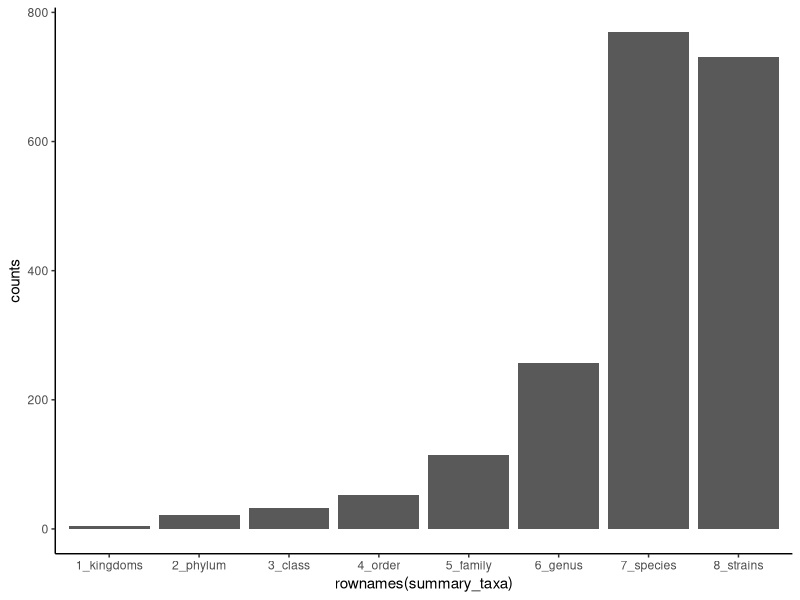
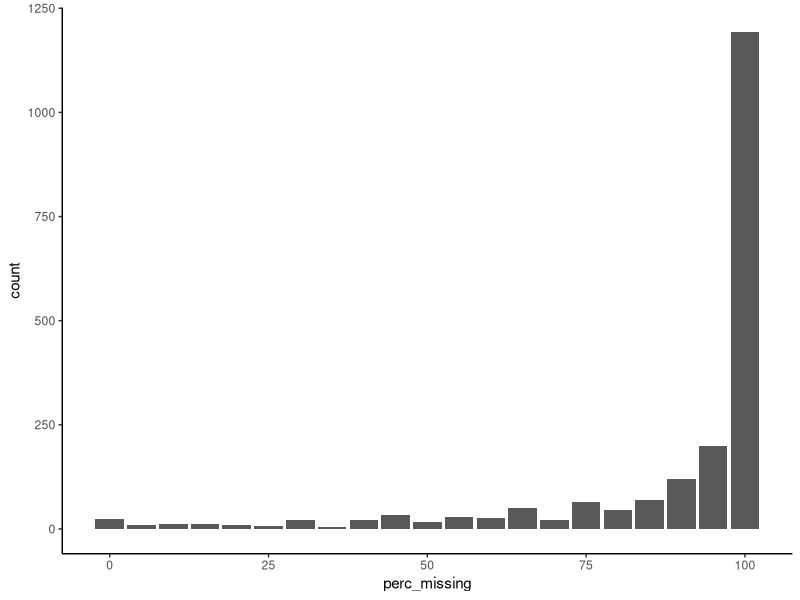
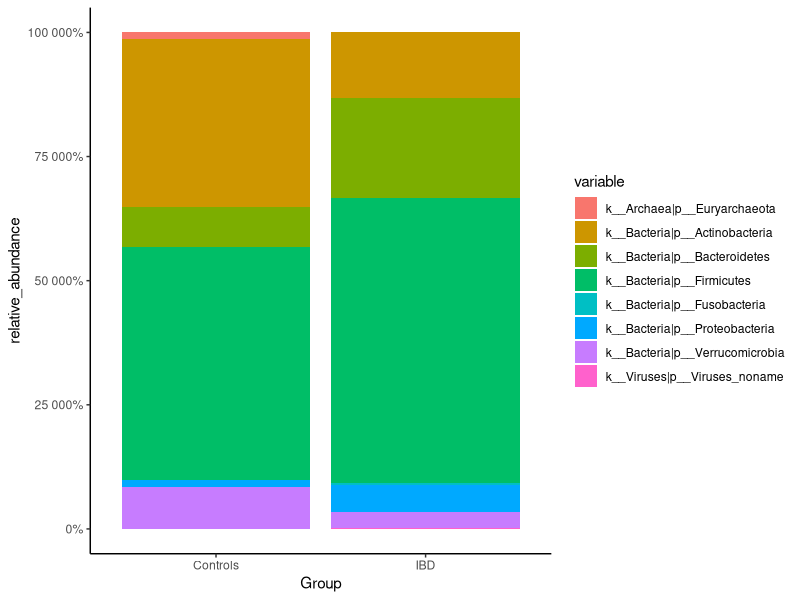
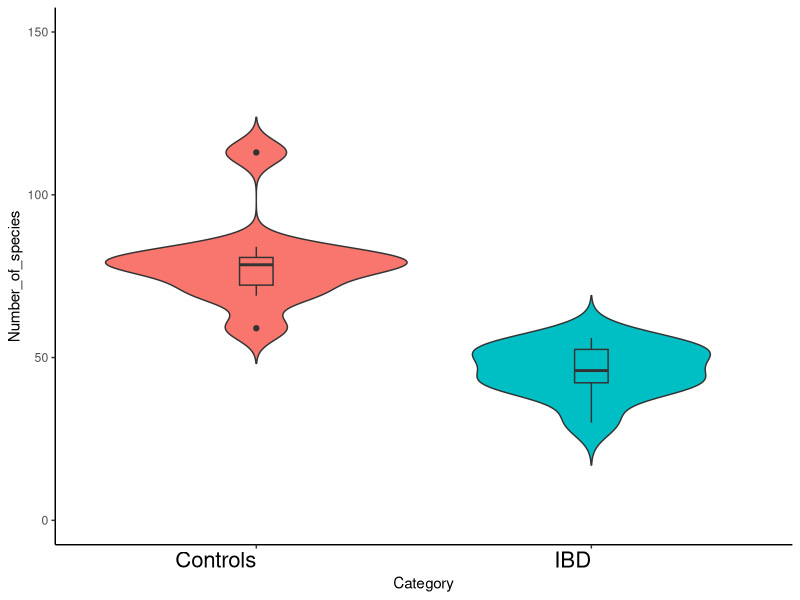
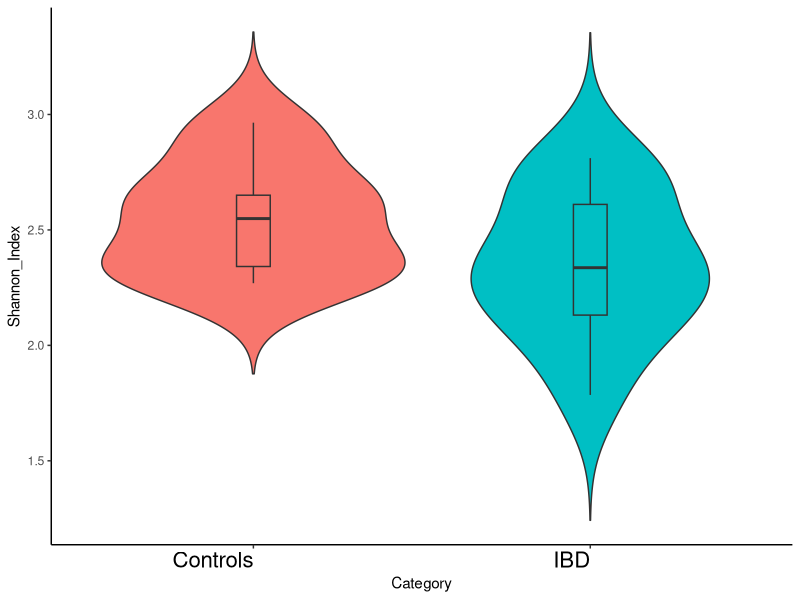
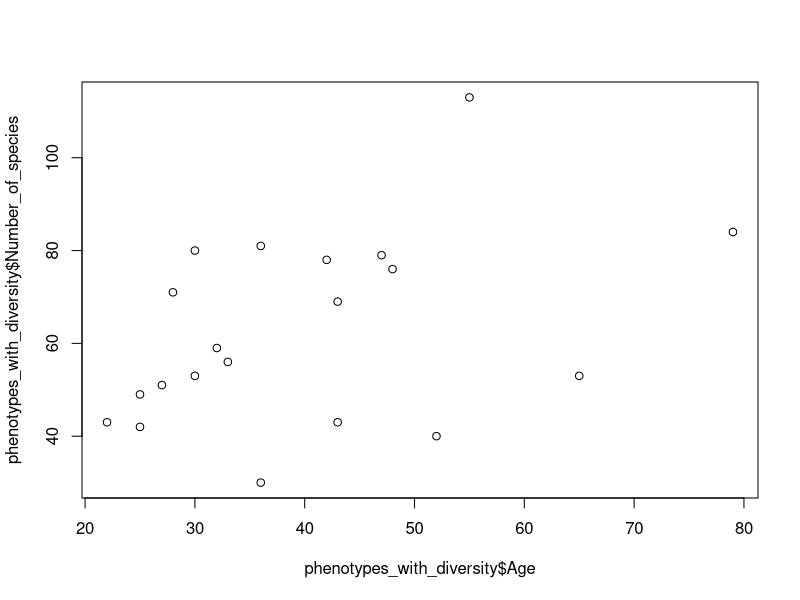
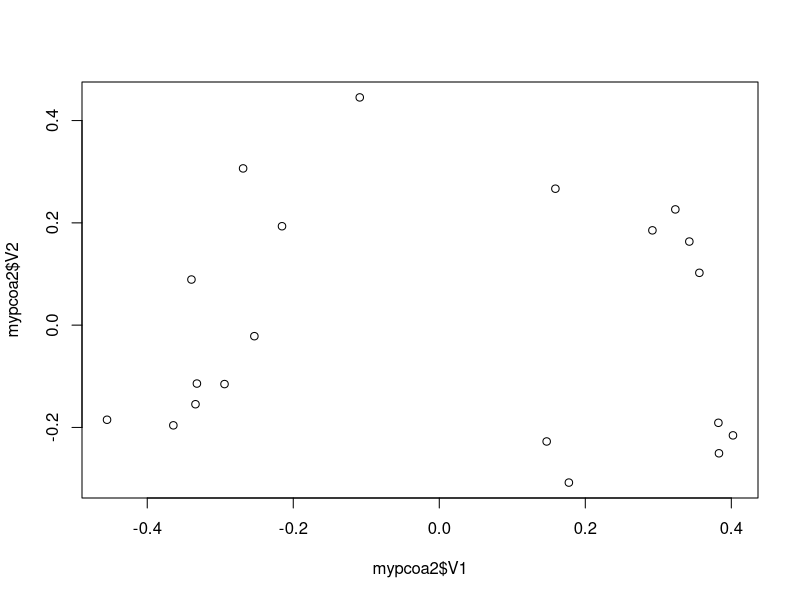
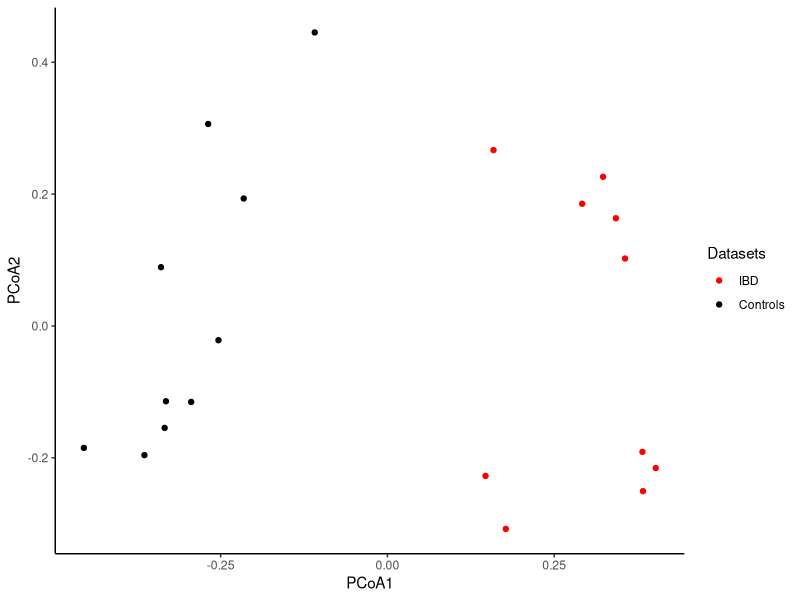

These charts were generated, in order, by the following R code:
setwd("~/Desktop/Course/")
library (ggplot2)
library(scales)
library(reshape2)
library (vegan)
library(foreach)
#Upload data
bacteria=read.table("./Microbiome.txt", sep="\t", header=T, row.names = 1)
phenotypes= read.table("./Phenotypes.txt", sep="\t", header=T, row.names = 1)
# Trick to check the data: Samples in columns, taxonomy in rows 
head (row.names(bacteria))
head (colnames(bacteria))
dim (bacteria)
# Set variables to zero
kingdoms=0
phylum=0
class=0
order=0
family=0
genus=0
species=0
strains=0
# List all rownames
taxas = rownames(bacteria)
# Get first 5
mini=head(taxas)
# Split pipes 
strsplit(mini, "\\|")
# Count different levels. 
for (i in taxas){
  if (length (unlist(strsplit(i, "\\|"))) == 1){
    kingdoms=kingdoms +1
  }else if (length (unlist(strsplit(i, "\\|"))) == 2) {
    phylum=phylum +1
  } else if (length (unlist(strsplit(i, "\\|"))) == 3) {
    class=class +1
  } else if (length (unlist(strsplit(i, "\\|"))) == 4) {
    order=order +1
  } else if (length (unlist(strsplit(i, "\\|"))) == 5) {
    family=family +1
  } else if (length (unlist(strsplit(i, "\\|"))) == 6) {
    genus=genus +1 
  } else if (length (unlist(strsplit(i, "\\|"))) == 7) {
    species=species +1
  } else if (length (unlist(strsplit(i, "\\|"))) == 8){
    strains=strains +1
  }
}
#Put results in a table
summary_taxa=as.data.frame(c(kingdoms,phylum,class,order,family,genus,species,strains), row.names = c("1_kingdoms","2_phylum","3_class","4_order","5_family","6_genus","7_species","8_strains"))
colnames(summary_taxa)="counts"
#Plot counts
ggplot(summary_taxa, aes(rownames(summary_taxa),counts)) + geom_bar(stat = "identity") +theme_classic()

##Traspose to calculate stats per columns 
transposed_bacteria=as.data.frame(t(bacteria))

##Let's calculate the mean values per the first taxa, in this case, Kingdom Archaea
mean(transposed_bacteria[,1])

## Check the number of non 0's values
sum (transposed_bacteria[,1]!=0)

my_results=matrix(ncol = 5, nrow=ncol(transposed_bacteria)) 
taxonomy_abundance <- function(taxonomy_table) {
  ##Function to calculate mean excluding 0 values
  nzmean <- function(a){
    mean(a[a!=0])
  }
  ##Function to calculate nº of 0
  zsum <- function(a){
    sum (a==0)
  }
  ##Function to calculate nº of non-0
  nsum <- function(a){
    sum (a!=0)
  }
  ## Loop for each column (taxonomy) in the taxonomy table
  for (i in 1:ncol(taxonomy_table)) {
    #Calculate mean for each column
    aa = mean(taxonomy_table[,i])
    #Calculate number of non-zeros (individuals)
    bb = nsum(taxonomy_table[,i])
    #Calculate mean without taking into account the 0
    cc = nzmean(taxonomy_table[,i])
    #Calculate number of zeros 
    dd = zsum(taxonomy_table[,i])
    ee= (dd/(dd+bb))*100
    my_results[i,1] = aa
    my_results[i,2] = bb
    my_results[i,3] = cc
    my_results[i,4] = dd
    my_results[i,5] = ee
  }
  return(my_results)
}
my_results=as.data.frame(taxonomy_abundance(transposed_bacteria))
rownames(my_results) = colnames(transposed_bacteria)
colnames(my_results) = c("Mean","N_of_non-0", "Non-0_Mean", "N_of_0", "perc_missing") 

# Plot percentage of missingness
ggplot(my_results, aes(perc_missing)) + geom_bar() +theme_classic()

my_results_filtered=my_results[my_results$perc_missing<90,]
list_to_keep=as.vector(row.names(my_results_filtered))
bacteria_2_keep=bacteria[list_to_keep,]
taxas = rownames(bacteria_2_keep)
#Filter 
list_species=list()
for (i in taxas){
  if (length (unlist(strsplit(i, "\\|"))) == 7){
    list_species=c( list_species,i)
  }
}
species_table=bacteria_2_keep[unlist(list_species), ]

list_phylum=list()
for (i in taxas){
  if (length (unlist(strsplit(i, "\\|"))) == 2){
    list_phylum=c( list_phylum,i)
  }
}
phyla_table=bacteria_2_keep[unlist(list_phylum), ]
#phyla_results=my_results[unlist(list_phylum), ]

phyla_pheno=merge(phenotypes, t(phyla_table), by="row.names")
phyla_pheno$Sex=NULL
phyla_pheno$PFReads=NULL
phyla_pheno$Age=NULL
phyla_pheno$BMI=NULL
phyla_pheno$Smoking=NULL
phyla_pheno$PPI=NULL
melt_phyla=melt(phyla_pheno)
ggplot(melt_phyla, aes(DiagnosisCurrent, as.numeric (value))) + geom_bar (aes(fill = variable), stat = "identity") + theme_classic() + xlab("Group") + ylab("relative_abundance")  + scale_y_continuous(labels = percent_format())

#Calculate Alpha-diversity Shannon index (go back to sp)

transposed_species=as.data.frame(t(species_table))
alpha_shannon <- as.data.frame(diversity(transposed_species, index="shannon"))
colnames(alpha_shannon)[1] <- "Shannon_Index"
num_sp=data.frame(SID=character(), Number_of_Species=integer(), stringsAsFactors=FALSE)
for (i in 1:nrow(transposed_species)) {
  num_sp[i,1]=rownames(transposed_species)[i]
  num_sp[i,2]=sum(transposed_species[i,]!=0)
}
num_sp=as.data.frame(num_sp)
row.names(num_sp)=num_sp$SID
colnames(num_sp)=c("SID","Number_of_species")
phenotypes_with_diversity=merge(phenotypes,num_sp, by="row.names")
rownames(phenotypes_with_diversity)=phenotypes_with_diversity$Row.names
phenotypes_with_diversity$Row.names=NULL

phenotypes_with_diversity=merge(phenotypes_with_diversity,alpha_shannon, by="row.names")
rownames(phenotypes_with_diversity)=phenotypes_with_diversity$Row.names
phenotypes_with_diversity$Row.names=NULL
phenotypes_with_diversity$SID=NULL

ggplot(phenotypes_with_diversity, aes(DiagnosisCurrent, as.numeric(Number_of_species), fill = DiagnosisCurrent)) + labs (y="Number_of_species", x="Category") + geom_violin(trim=FALSE) + geom_boxplot(width = 0.1) + theme_classic() + theme(legend.position="none") + theme(axis.text.x = element_text(hjust = 1, size=16,color="black")) + ylim(0,150)

ggplot(phenotypes_with_diversity, aes(DiagnosisCurrent, as.numeric(Shannon_Index), fill = DiagnosisCurrent)) + labs (y="Shannon_Index", x="Category") + geom_violin(trim=FALSE) + geom_boxplot(width = 0.1) + theme_classic() + theme(legend.position="none") + theme(axis.text.x = element_text(hjust = 1, size=16,color="black"))

wilcox.test(phenotypes_with_diversity$Number_of_species ~ phenotypes_with_diversity$DiagnosisCurrent)
wilcox.test(phenotypes_with_diversity$Shannon_Index ~ phenotypes_with_diversity$DiagnosisCurrent)

## Check correlation between phenotypes and bacterial divesity
cor.test (phenotypes_with_diversity$Age, phenotypes_with_diversity$Number_of_species)
plot (phenotypes_with_diversity$Age, phenotypes_with_diversity$Number_of_species)
## Are the results the same when we test the correlations per each cohort?
IBD=subset(phenotypes_with_diversity,phenotypes_with_diversity$DiagnosisCurrent=="IBD")
Controls=subset(phenotypes_with_diversity,phenotypes_with_diversity$DiagnosisCurrent=="Controls")
cor.test(IBD$Age, IBD$Number_of_species, method = "spearman")
#beta diversity

beta<- vegdist(transposed_species, method="bray")
mypcoa=cmdscale(beta, k = 5)
mypcoa2=as.data.frame(mypcoa)
plot(mypcoa2$V1,mypcoa2$V2)

phenotypes_with_diversity=merge(phenotypes_with_diversity,mypcoa2,by="row.names")
phenotypes_with_diversity$color="black"
phenotypes_with_diversity[  phenotypes_with_diversity$DiagnosisCurrent=="IBD",]$color <- "red"
ggplot (phenotypes_with_diversity, aes(V1, V2, geom="blank", colour=color)) + geom_point () + scale_color_identity ("Datasets", breaks=phenotypes_with_diversity$color, labels=phenotypes_with_diversity$DiagnosisCurrent, guide="legend") + theme_classic() + labs(x="PCoA1", y="PCoA2")

example_NMDS=metaMDS(transposed_species, k=2)
stressplot(example_NMDS)
plot(example_NMDS)
ordiplot(example_NMDS,type="n")
##orditorp(example_NMDS,display="species",col="red",air=0.01)
orditorp(example_NMDS,display="sites",cex=1.25,air=0.01)
ordihull(example_NMDS,groups=phenotypes_with_diversity$DiagnosisCurrent,draw="polygon",col="grey90",label=F)
fit <- envfit(example_NMDS, phenotypes , perm = 999) 
plot(example_NMDS)
plot(fit)

example_NMDS=metaMDS(t(phyla_table), k=2)
stressplot(example_NMDS)
plot(example_NMDS)
ordiplot(example_NMDS,type="n")
orditorp(example_NMDS,display="species",col="red",air=0.01)
orditorp(example_NMDS,display="sites",cex=1.25,air=0.01)
ordihull(example_NMDS,groups=phenotypes_with_diversity$DiagnosisCurrent,draw="polygon",col="grey90",label=F)

## Adonis (Diagnosis and Number of seq. reads p-value significant). More info: http://cc.oulu.fi/~jarioksa/softhelp/vegan/html/adonis.html
adon<-foreach(i=1:ncol(phenotypes),.combine=rbind)%do%{
    
         ad1<-adonis(beta ~ phenotypes[,i],permutations=999)
         ad1$aov.tab[1,]
     }
rownames(adon) = colnames(phenotypes)

## Maybe add cladogram? Ideas? 

## Explore the distribution of the rel. abundance random bacteria

# We see 1) Large number of zeros 2) No normally distributed data

hist(transposed_bacteria[,200], breaks=56)
hist(transposed_bacteria[,2], breaks=60)

#Info on data transformation 
#http://www.biostathandbook.com/transformation.html
#http://strata.uga.edu/8370/rtips/proportions.html

# First we devided values by 100 to adjust scale 0-1 

divided_sp=transposed_species/100
sp_transformed=asin(sqrt(divided_sp))

# Now we compare the relative abundance of some bugs between the 2 phenotypes

#Add phenotypes
pheno_and_sp=merge(phenotypes, sp_transformed, by="row.names")
rownames(pheno_and_sp)=pheno_and_sp$Row.names
pheno_and_sp$Row.names=NULL

#Plot transformed relatives abudances of E.coli and F.Prausnitzii, Controls next to IBD. What do you see? 
ggplot(pheno_and_sp, aes(DiagnosisCurrent,pheno_and_sp$`k__Bacteria|p__Firmicutes|c__Clostridia|o__Clostridiales|f__Lachnospiraceae|g__Roseburia|s__Roseburia_intestinalis`, fill=DiagnosisCurrent)) +geom_boxplot(alpha=0.7) + theme_bw() + geom_jitter() + scale_y_continuous(name="Roseburia instestinalis")
ggplot(pheno_and_sp, aes(DiagnosisCurrent,pheno_and_sp$`k__Bacteria|p__Proteobacteria|c__Gammaproteobacteria|o__Enterobacteriales|f__Enterobacteriaceae|g__Escherichia|s__Escherichia_coli`, fill=DiagnosisCurrent)) +geom_boxplot(alpha=0.7) + theme_bw() + geom_jitter() + scale_y_continuous(name="E.coli")
ggplot(pheno_and_sp, aes(DiagnosisCurrent,pheno_and_sp$`k__Bacteria|p__Firmicutes|c__Clostridia|o__Clostridiales|f__Ruminococcaceae|g__Faecalibacterium|s__Faecalibacterium_prausnitzii`, fill=DiagnosisCurrent)) +geom_boxplot(alpha=0.7) + theme_bw() + geom_jitter() + scale_y_continuous(name="F.Prausnitzii")

# We need to test if 
